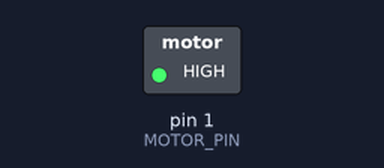
The sketch below on a simulated Arduino Uno, built with avr-gcc and run on an emulated ATmega328P. On the bench: switched loads named in the sketch (green lamp = pin HIGH). Dashed ring = blinking.

Above: at 0.5 s.
Timing chart, 0 to 4.6 s (numbered marks = the images above):
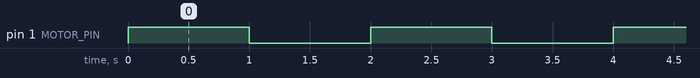

Measured:
- by itself, pin 1 (MOTOR_PIN): alternates HIGH for 1.0 s and LOW for 1.0 s

The sketch:

motor-blink-test.ino
```cpp
/**
 * Motor on/off test — 1 second ON, 1 second OFF, forever.
 * Seeed XIAO nRF52840 Plus, D1 drives NPN base (same wiring as Flowstate).
 *
 * Power path when transistor is ON: 3V3 → motor+ → motor− → collector → emitter → GND
 * Upload, then unplug USB Serial if you use Flowstate (one program per COM port).
 */

const int MOTOR_PIN = 1; // D1
const unsigned long ON_MS = 1000;
const unsigned long OFF_MS = 1000;

void setup() {
  pinMode(MOTOR_PIN, OUTPUT);
  digitalWrite(MOTOR_PIN, LOW);
}

void loop() {
  digitalWrite(MOTOR_PIN, HIGH);
  delay(ON_MS);
  digitalWrite(MOTOR_PIN, LOW);
  delay(OFF_MS);
}
```
